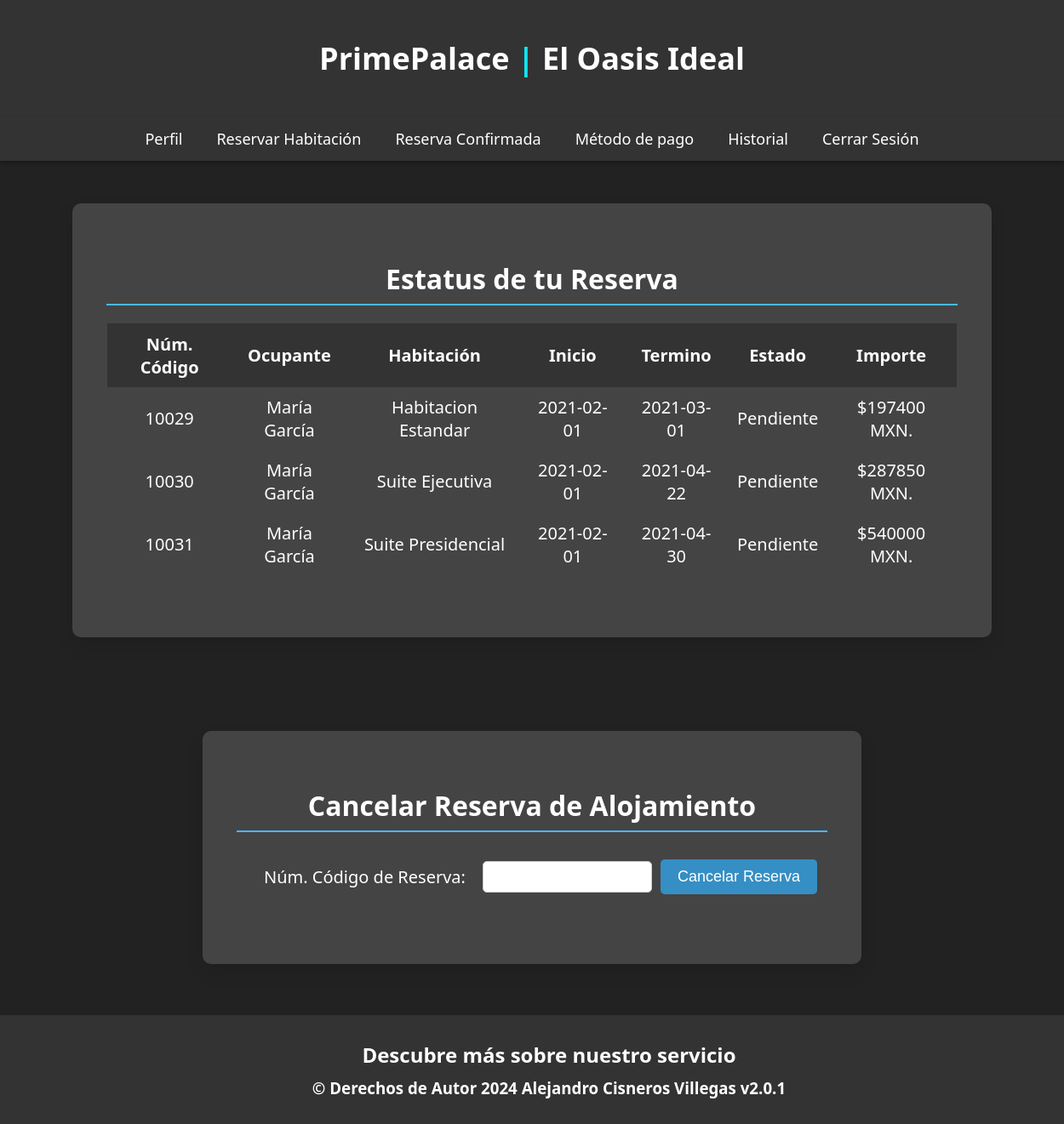
/user_room_status.php, run on the app's committed database.
### tables this page shows
CREATE TABLE `project_06_user_room` (
  `phone` int(11) NOT NULL,
  `name` varchar(20) NOT NULL,
  `idproof` varchar(20) NOT NULL,
  `room_type` varchar(20) NOT NULL,
  `checkin` date NOT NULL,
  `checkout` date NOT NULL,
  `days` int(11) NOT NULL,
  `ac` varchar(5) NOT NULL,
  `breakfast` varchar(5) NOT NULL,
  `lunch` varchar(5) NOT NULL,
  `snacks` varchar(5) NOT NULL,
  `dinner` varchar(5) NOT NULL,
  `swimming` varchar(5) NOT NULL,
  `status` varchar(20) NOT NULL DEFAULT 'Waiting',
  `price` int(11) NOT NULL,
  `book_id` int(11) NOT NULL
);

### user_room_status.php (the view, shortened to what this page needs)
<!DOCTYPE html>
<html lang="es">
	<head>
		<link href="css/user_record.css" rel="stylesheet">
	</head>
	<body>
		<header>
		<h1 style="font-size: 36px;">PrimePalace <span style="color: #0FE4F1;">| </span><span>El Oasis Ideal</span></h1>
		</header>
		<nav>
			<a href="user_view.php">Perfil</a>
			<a href="bookroom.php">Reservar Habitación</a>
			<a href="user_room_status.php">Reserva Confirmada</a>
			<a href="user_payment.php">Método de pago</a>
			<a href="user_booking_history.php">Historial</a>
			<a href="index.php">Cerrar Sesión</a>
		</nav>
		<div class="container">
			<h2>Estatus de tu Reserva</h2>
			<table class="basic_box">
				<tr>
					<th style="text-align: center;">Núm. Código</th>
					<th style="text-align: center;">Ocupante</th>
					<th style="text-align: center;">Habitación</th>
					<th style="text-align: center;">Inicio</th>
					<th style="text-align: center;">Termino</th>
					<th style="text-align: center;">Estado</th>
					<th style="text-align: center;">Importe</th>
				</tr>
				<tr>
					<?php
						$conn = new mysqli("localhost","root","", "general");
						$sql1 = "SELECT * from project_06_user_room";
						$sql = "SELECT * from project_06_temp_session";
						$result=mysqli_query($conn,$sql);
						$row=mysqli_fetch_row($result);
						$phone = $row[0];
						$idproof = $row[4];
						if ($result=mysqli_query($conn,$sql1))
						{
							while ($row=mysqli_fetch_row($result))
							{
								if($phone==$row[0] && $idproof==$row[2])
								{
									?>
									<td style="text-align: center;"><?php echo $row[15]; ?></td>
									<td style="text-align: center;"><?php echo $row[1]; ?></td>
									<td style="text-align: center;"><?php echo $row[3]; ?></td>
									<td style="text-align: center;"><?php echo $row[4]; ?></td>
									<td style="text-align: center;"><?php echo $row[5]; ?></td>
									<td style="text-align: center;"><?php echo $row[13]; ?></td>
									<td style="text-align: center;">$<?php echo $row[14]; ?> MXN.</td>
								</tr><?php
								}
							}
						}
					?>
			</table>
		</div>
		<div class="container">
			<div>
				<h2>Cancelar Reserva de Alojamiento</h2>
				<table class="basic_box">
					<tr>
						<td></td>
						<td colspan="1">Núm. Código de Reserva:</td>
						<td colspan="2">
						<form action="user_cancel_room.php" method="post" style="display: flex; align-items: center;">
							<input type="number" name="book_id" style="padding: 10px; border-radius: 5px; border: 1px solid #ccc; margin-right: 10px;">
							<button type="submit" style="background-color: #358fc4; color: #fff; padding: 10px 20px; border: none; border-radius: 5px; font-size: 18px; cursor: pointer; transition: background-color 0.3s;">Cancelar Reserva</button>
						</form>
					</tr>
				</table>
			</div>
		</div>
		<div class="footer">
			<h2>Descubre más sobre nuestro servicio</h2>
			<h3>&copy; Derechos de Autor <strong><span>2024</span></strong> Alejandro Cisneros Villegas v2.0.1</h3>
		</div>
	</body>
</html>

### css/user_record.css (style rules this page uses)
body { margin: 0; font-family: 'Segoe UI', Tahoma, Geneva, Verdana, sans-serif; background-color: #222; color: #ccc; overflow-x: hidden; display: flex; flex-direction: column; min-height: 100vh; }
header { background-color: #333; padding: 20px; text-align: center; color: #fff; box-shadow: 0 2px 4px rgba(0,0,0,0.3); z-index: 1000; }
nav { background-color: #333; overflow: hidden; position: sticky; top: 0; z-index: 1000; display: flex; justify-content: center; align-items: center; box-shadow: 0 2px 4px rgba(0,0,0,0.3); }
nav a { color: #fff; padding: 14px 20px; text-decoration: none; font-size: 18px; transition: color 0.3s; }
.container { background-color: #444; border-radius: 10px; box-shadow: 0 10px 20px rgba(0, 0, 0, 0.1); padding: 40px; max-width: 1000px; margin: 50px auto 60px; text-align: left; font-size: 20px; color: #ccc; }
.container h2 { margin-bottom: 30px; color: #fff; position: relative; font-size: 32px; text-align: center; }
.container h2::before { content: ''; position: absolute; width: 100%; height: 2px; background-color: #4AB8F9; bottom: -10px; left: 0; }
table { width: 100%; border-collapse: collapse; margin-bottom: 30px; border: 2px solid transparent; }
th, td { padding: 10px; border: none; color: #fff; }
th { background-color: #333; text-align: center; }
.footer { background-color: #333; padding: 20px; text-align: center; width: 100%; color: #fff; box-shadow: 0 2px 4px rgba(0,0,0,0.3); margin-top: auto; z-index: 1000; }
.footer h2, .footer h3 { margin: 10px 0; }

### data on the page
project_06_user_room: book "10029", name "María García", room_type "Habitacion Estandar", checkin "2021-02-01", checkout "2021-03-01", status "Pendiente", price "197400"
project_06_user_room: book "10030", name "María García", room_type "Suite Ejecutiva", checkin "2021-02-01", checkout "2021-04-22", status "Pendiente", price "287850"
project_06_user_room: book "10031", name "María García", room_type "Suite Presidencial", checkin "2021-02-01", checkout "2021-04-30", status "Pendiente", price "540000"
